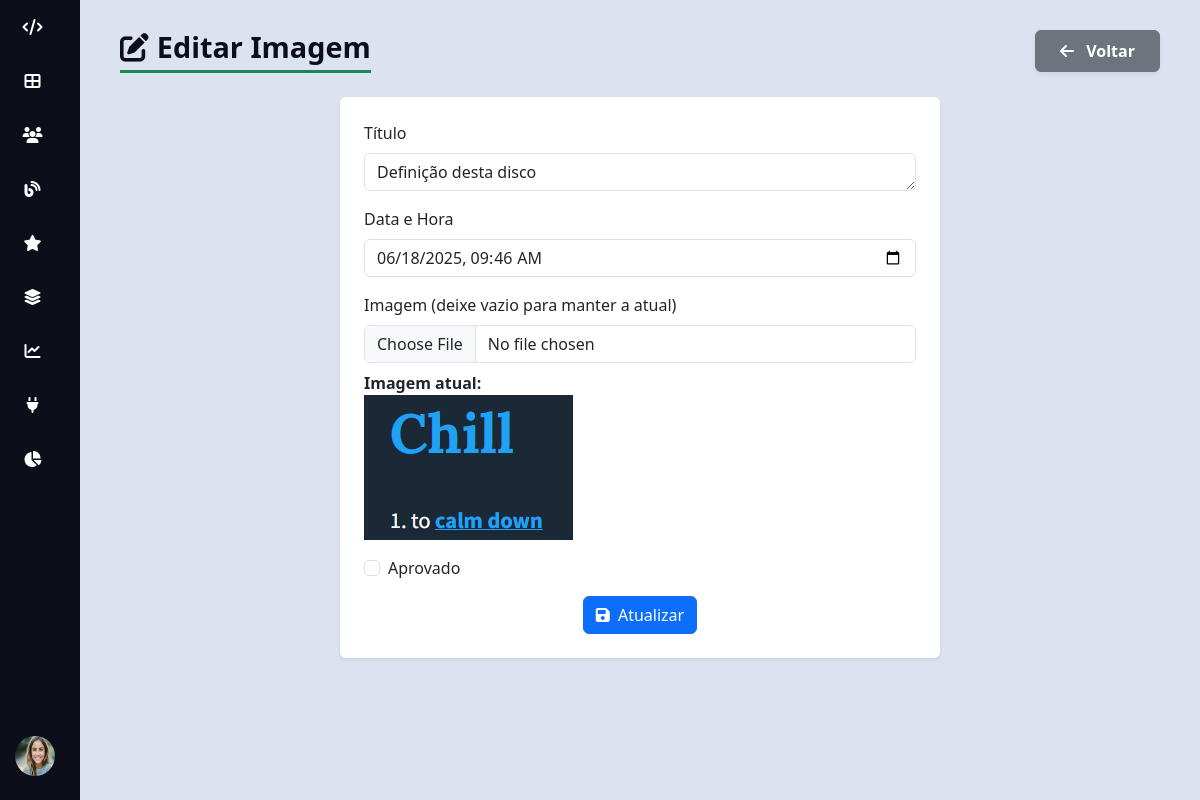
Page /H3X/admin/admin_galeria_edit.php?id=30 (signed in) on the committed database.
### tables this page shows
CREATE TABLE IF NOT EXISTS `imagens_galeria` (
  `id` int unsigned NOT NULL AUTO_INCREMENT,
  `titulo` varchar(150) DEFAULT NULL,
  `imagem` varchar(255) NOT NULL,
  `aprovado` tinyint(1) DEFAULT '0',
  `data_upload` datetime DEFAULT CURRENT_TIMESTAMP,
  `id_utilizador` int unsigned NOT NULL,
  PRIMARY KEY (`id`),
  KEY `id_utilizador` (`id_utilizador`),
  CONSTRAINT `imagens_galeria_ibfk_1` FOREIGN KEY (`id_utilizador`) REFERENCES `utilizadores` (`id`)
);

### H3X/admin/admin_galeria_edit.php (the view, shortened to what this page needs)
<?php
require_once "../db_config.php";
$idImagem = intval($_GET['id']);
$sqlSelect = "SELECT * FROM imagens_galeria WHERE id = $idImagem";
$result = $conn->query($sqlSelect);
$imagemData = $result->fetch_assoc();
require 'partials/header.php';
?>
<body>
    <div class="d-flex">
        <?php require 'partials/sidebar.php'; ?>
        <div class="content">
            <div class="d-flex justify-content-between align-items-center mb-4">
                <h1 class="table-title m-0"><i class="fas fa-edit me-2"></i>Editar Imagem</h1>
                <a href="admin_galeria.php" class="btn btn-secondary shadow-sm px-4 py-2 fw-semibold">
                    <i class="fas fa-arrow-left me-2"></i> Voltar
                </a>
            </div>
            <div class="container mt-4">
                <div class="d-flex justify-content-center">
                    <form method="POST" enctype="multipart/form-data"
                        class="bg-white p-4 rounded shadow-sm w-100" style="max-width:600px;">
                        <div class="mb-3">
                            <label for="titulo" class="form-label">Título</label>
                            <textarea class="form-control" id="titulo" name="titulo" rows="1" maxlength="100"
                                required><?= htmlspecialchars($_POST['titulo'] ?? $imagemData['titulo']) ?></textarea>
                        </div>
                        <div class="mb-3">
                            <label for="data" class="form-label">Data e Hora</label>
                            <input type="datetime-local" class="form-control" id="data" name="data"
                                value="<?= htmlspecialchars($_POST['data'] ?? date('Y-m-d\TH:i', strtotime($imagemData['data_upload']))) ?>" required>
                        </div>
                        <div class="mb-3">
                            <label for="imgfile" class="form-label">Imagem (deixe vazio para manter a atual)</label>
                            <input type="file" class="form-control" id="imgfile" name="imgfile" accept="image/*">
                            <div class="mt-2">
                                <strong>Imagem atual:</strong><br>
                                <img src="../uploads/<?= htmlspecialchars($imagemData['imagem']) ?>" alt="Imagem atual" style="max-width: 100%; height: auto;">
                            </div>
                        </div>
                        <div class="mb-3 form-check">
                            <input type="checkbox" class="form-check-input" name="aprovado" id="aprovado" value="1"
                                <?= (isset($_POST['aprovado']) ? 'checked' : ($imagemData['aprovado'] ? 'checked' : '')) ?>>
                            <label class="form-check-label" for="aprovado">Aprovado</label>
                        </div>
                        <div class="text-center">
                            <button type="submit" class="btn btn-primary" name="update">
                                <i class="fas fa-save me-1"></i> Atualizar
                            </button>
                        </div>
                    </form>
                </div>
            </div>
            <?php require 'partials/footer.php'; ?>
</body>
</html>

### H3X/admin/css/style.css (style rules this page uses)
body { background-color: #dce3f0; margin: 0; font-family: "Segoe UI", sans-serif; }
.content { margin-left: 80px; padding: 30px 40px; flex: 1; transition: margin-left 0.3s ease; }
h1.table-title { color: #0e0e1a; margin-bottom: 20px; font-weight: 700; border-bottom: 3px solid #198754; display: inline-block; padding-bottom: 5px; font-size: 1.8rem; }

### rows in the picture
imagens_galeria: titulo "Definição desta disco", data "06/18/2025 09:46", imagem (picture)
